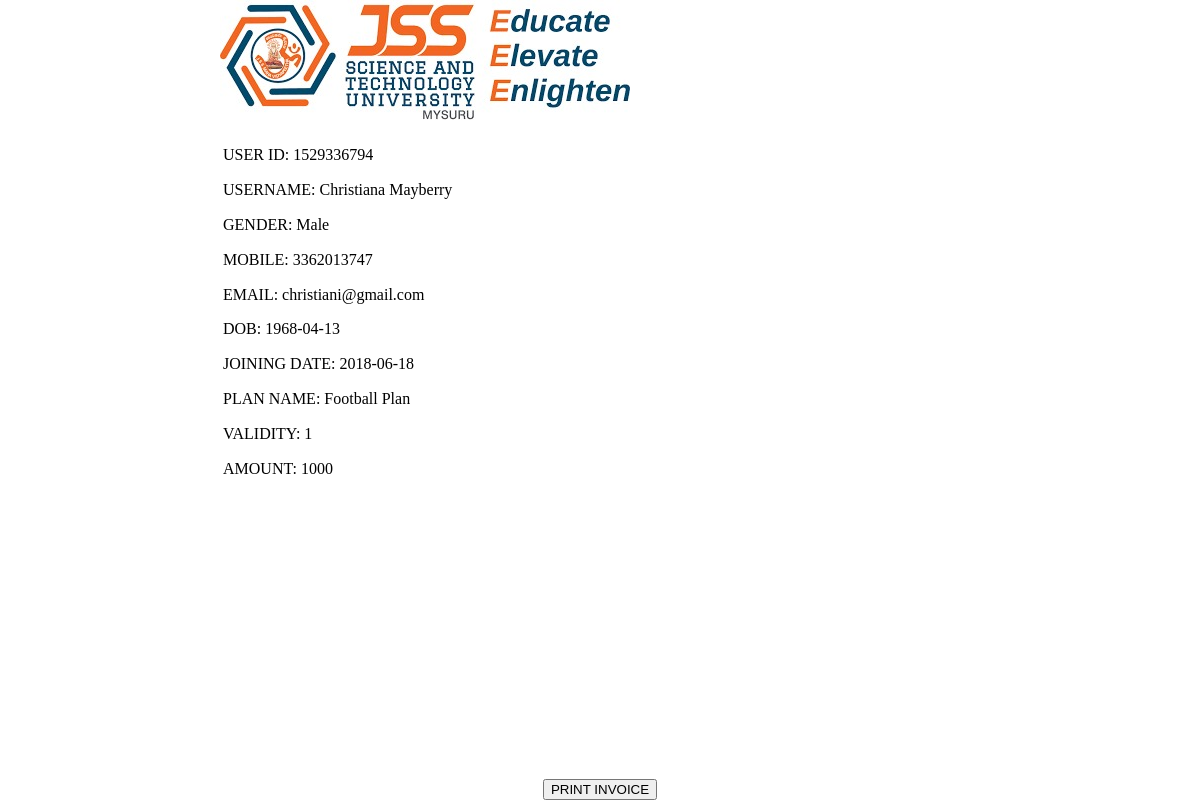
/dashboard/admin/details.php?etid=123&pid=456&id=1529336794 (signed in), run on the app's committed database.
### tables this page shows
CREATE TABLE `users`(
`userid` varchar(20),
`username` varchar(40),
`gender` varchar(8),
`mobile` varchar(20),
`email` varchar(20),
`dob` varchar(10),
`joining_date` varchar(10),
PRIMARY KEY (`userid`) USING BTREE,
UNIQUE INDEX `email`(`email`) USING BTREE,
INDEX `userid`(`userid`) USING BTREE
);

CREATE TABLE `plan` (
`pid` varchar(8),
`planName` varchar(20),
`description` varchar(200),
`validity` varchar(20),
`amount` int(10) NOT NULL,
`active` varchar(255),
PRIMARY KEY (`pid`) USING BTREE,
INDEX `pid`(`pid`) USING BTREE
);

### dashboard/admin/details.php (the view, shortened to what this page needs)
<?php
require '../../include/db_conn.php';
$uid = $_GET['id'];
$userInfo = mysqli_query($con, "SELECT userid,username, gender, mobile, email, dob, joining_date FROM users WHERE userid = '$uid'");
$userInfos = mysqli_query($con, "SELECT planName, validity, amount FROM plan WHERE pid = (SELECT pid FROM enrolls_to WHERE uid='$uid' LIMIT 1)");
$userData = mysqli_fetch_assoc($userInfo);
$userDatas = mysqli_fetch_assoc($userInfos);
?>
<!doctype html>
<html>
<head>
</head>
<body>
    <div id="print">
    <div id="logo">
            <img src="logo1.png" alt="SQUAD GYM Logo" />
        </div>
        <table id="space" width="760" height="397" border="0" align="center">
            <tr>
                <td height="118" colspan="3">
                    <p>USER ID: <?php echo $userData['userid']; ?></p>
                    <p>USERNAME: <?php echo $userData['username']; ?></p>
                    <p>GENDER: <?php echo $userData['gender'] ?></p>
                    <p>MOBILE: <?php echo $userData['mobile'] ?></p>
                    <p>EMAIL: <?php echo $userData['email'] ?></p>
                    <p>DOB: <?php echo $userData['dob'] ?></p>
                    <p>JOINING DATE: <?php echo $userData['joining_date'] ?></p>
                    <p>PLAN NAME: <?php echo $userDatas['planName'] ?></p>
                    <p>VALIDITY: <?php echo $userDatas['validity'] ?></p>
                    <p>AMOUNT: <?php echo $userDatas['amount'] ?></p>
                </td>
            </tr>
            <tr>
            </tr>
        </table>
    </div>
    <br><input type="button" class="a1-btn a1-green" value="PRINT INVOICE" onclick="myFunction()">
</body>
</html>

### dashboard/admin/details.php (style rules this page uses)
#space { line-height: 0.5cm; }
body { display: flex; flex-direction: column; align-items: center; justify-content: space-between; min-height: 100vh; margin: 0; }
#print { margin-bottom: 50px; }

### data on the page
users: userid "1529336794", username "Christiana Mayberry", gender "Male", mobile "3362013747", email "christiani@gmail.com", dob "1968-04-13", joining_date "2018-06-18"
plan: planName "Football Plan", validity "1", amount "1000"
